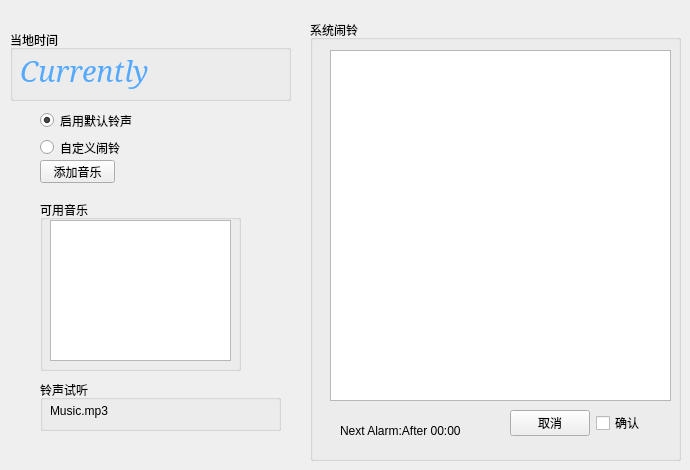
    <widget class="QWidget" name="tab_5">
     <attribute name="title">
      <string>闹铃</string>
     </attribute>
     <widget class="QGroupBox" name="groupBox_8">
      <property name="geometry">
       <rect>
        <x>310</x>
        <y>20</y>
        <width>371</width>
        <height>441</height>
       </rect>
      </property>
      <property name="title">
       <string>系统闹铃</string>
      </property>
      <widget class="QListWidget" name="listWidget_Alarm">
       <property name="geometry">
        <rect>
         <x>20</x>
         <y>30</y>
         <width>341</width>
         <height>351</height>
        </rect>
       </property>
       <property name="styleSheet">
        <string notr="true">font: 16pt &quot;Noto Mono&quot;;</string>
       </property>
       <property name="sortingEnabled">
        <bool>false</bool>
       </property>
      </widget>
      <widget class="QWidget" name="layoutWidget">
       <property name="geometry">
        <rect>
         <x>200</x>
         <y>390</y>
         <width>160</width>
         <height>26</height>
        </rect>
       </property>
       <layout class="QHBoxLayout" name="horizontalLayout_9">
        <item>
         <widget class="QPushButton" name="CancelButton_Alarm">
          <property name="text">
           <string>取消</string>
          </property>
         </widget>
        </item>
        <item>
         <widget class="QCheckBox" name="checkBox">
          <property name="text">
           <string>确认</string>
          </property>
         </widget>
        </item>
       </layout>
      </widget>
      <widget class="QLabel" name="label_12">
       <property name="geometry">
        <rect>
         <x>30</x>
         <y>400</y>
         <width>151</width>
         <height>21</height>
        </rect>
       </property>
       <property name="text">
        <string>Next Alarm:After 00:00</string>
       </property>
      </widget>
     </widget>
     <widget class="QGroupBox" name="groupBox_10">
      <property name="geometry">
       <rect>
        <x>10</x>
        <y>30</y>
        <width>281</width>
        <height>71</height>
       </rect>
      </property>
      <property name="title">
       <string>当地时间</string>
      </property>
      <widget class="QLabel" name="label_time_2">
       <property name="geometry">
        <rect>
         <x>10</x>
         <y>20</y>
         <width>261</width>
         <height>41</height>
        </rect>
       </property>
       <property name="font">
        <font>
         <family>MS Serif</family>
         <pointsize>22</pointsize>
         <weight>9</weight>
         <italic>true</italic>
         <bold>false</bold>
        </font>
       </property>
       <property name="styleSheet">
        <string notr="true">font: 75 italic 22pt &quot;MS Serif&quot;;color:rgb(85, 170, 255);</string>
       </property>
       <property name="text">
        <string>Currently</string>
       </property>
      </widget>
     </widget>
     <widget class="QPushButton" name="MusicAdd_Button">
      <property name="geometry">
       <rect>
        <x>40</x>
        <y>160</y>
        <width>75</width>
        <height>23</height>
       </rect>
      </property>
      <property name="text">
       <string>添加音乐</string>
      </property>
     </widget>
     <widget class="QGroupBox" name="groupBox_11">
      <property name="geometry">
       <rect>
        <x>40</x>
        <y>200</y>
        <width>201</width>
        <height>171</height>
       </rect>
      </property>
      <property name="title">
       <string>可用音乐</string>
      </property>
      <widget class="QListWidget" name="listWidget_Music">
       <property name="geometry">
        <rect>
         <x>10</x>
         <y>20</y>
         <width>181</width>
         <height>141</height>
        </rect>
       </property>
      </widget>
     </widget>
     <widget class="QGroupBox" name="groupBox_12">
      <property name="geometry">
       <rect>
        <x>40</x>
        <y>380</y>
        <width>241</width>
        <height>51</height>
       </rect>
      </property>
      <property name="title">
       <string>铃声试听</string>
      </property>
      <widget class="QLabel" name="label_Music">
       <property name="geometry">
        <rect>
         <x>10</x>
         <y>20</y>
         <width>221</width>
         <height>21</height>
        </rect>
       </property>
       <property name="styleSheet">
        <string notr="true">font: 75 10pt &quot;MS Shell Dlg 2&quot;;</string>
       </property>
       <property name="text">
        <string>Music.mp3</string>
       </property>
      </widget>
     </widget>
     <widget class="QWidget" name="layoutWidget">
      <property name="geometry">
       <rect>
        <x>40</x>
        <y>110</y>
        <width>146</width>
        <height>48</height>
       </rect>
      </property>
      <layout class="QVBoxLayout" name="verticalLayout_3">
       <item>
        <widget class="QRadioButton" name="radioButton_DefS">
         <property name="text">
          <string>启用默认铃声</string>
         </property>
         <property name="checked">
          <bool>true</bool>
         </property>
        </widget>
       </item>
       <item>
        <widget class="QRadioButton" name="radioButton_CtmS">
         <property name="text">
          <string>自定义闹铃</string>
         </property>
        </widget>
       </item>
      </layout>
     </widget>
    </widget>
